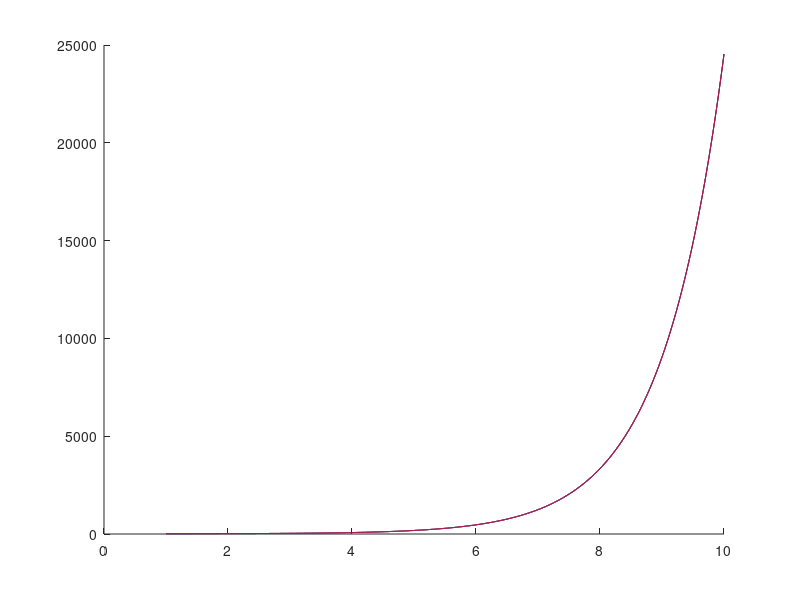

Source code (MATLAB):
y_prime = @(x,y) cos(x)+log(x)+ exp(x) +y/10; % log(x) = ln(x)
y_prime_prime_x= @(x,y) -sin(x) + 1/x + exp(x) +0;
y_prime_prime_y = @(x,y) 1/10;
y0 = 12;

a = 1; 
b = 10; 
h = 10^-3;
ord = [];
absc = [];
y = y0;
incr =0;
% c'est taylor
for (x=a:h:b)
    y = y + y_prime(x,y).*h+(h^2/2)*(y_prime_prime_x(x,y)+y_prime(x,y)*y_prime_prime_y(x,y));
    absc= [ absc , x];
    ord = [ord, y];
    incr = incr+1;
end



ord1 = [];
absc1 = [];
y = 12;
% c'est euler c'est pour vérifier les résultats
for (x=a:h:b)
    y = y + y_prime(x,y).*h;
    absc1= [ absc1 , x];
    ord1 = [ord1, y];
    incr = incr+1;
end
% c'est rk2
y=12;
ord2 = [];
absc2 = [];
for (x=a:h:b)
    y = y +h*y_prime(x+h/2, y + (h/2)*y_prime(x,y));
    ord2 = [ord2, y];
    absc2 = [ absc2, x];
    incr = incr +1;

end
% rk4
y=12;
ord3 = [];
absc3 = [];
for (x=a:h:b)
    F1 = y_prime(x,y);
    F2 = y_prime(x+h/2, y +(h/2)*F1);
    F3 = y_prime(x+h/2,y +(h/2)*F2 );
    F4 = y_prime(x+h, y +h*F3);
    y = y +(h/6)*(F1+2*F2+2*F3+F4);
    ord3 = [ord3, y];
    absc3 = [absc3, x];
    incr = incr +1;

end



hold on
plot (absc3, ord3, 'm', 'DisplayName','RK4')
plot (absc2, ord2, 'g', 'DisplayName','RK2') % la verte est cachée derière la bleu
plot (absc , ord, 'b', 'DisplayName','Taylor')
plot (absc1, ord1, 'r','DisplayName', 'Euler')
disp("nombre de calcul")
disp (incr)